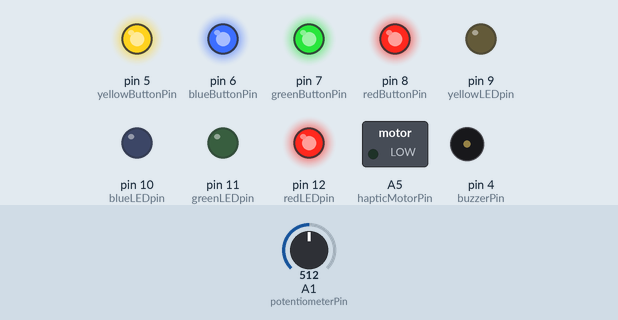
This sketch was run on a simulated Arduino Uno, built with avr-gcc and run on an emulated ATmega328P. Parts: switched loads named in the sketch (green lamp = pin HIGH), output pins drawn as LEDs (lit = HIGH), buzzer (waves = sounding). Dashed ring = blinking. The inputs (shaded band) are chosen by the test bench; at power-on: A1 (potentiometerPin) = 512. Random numbers use the default seed unless the sketch sets one. At 5.6 s the program stops and its outputs stay as they are.

Above: at 2.6 s.
At 3.65 s:
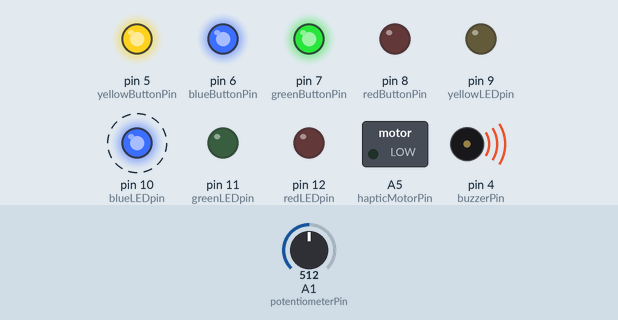
3.7 s: A1 (potentiometerPin) set to 306
At 6.7 s:
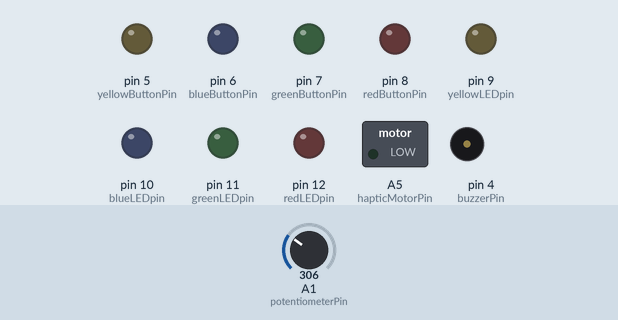
Timing chart, 0 to 7.1 s (numbered marks = the images above; inputs shaded):
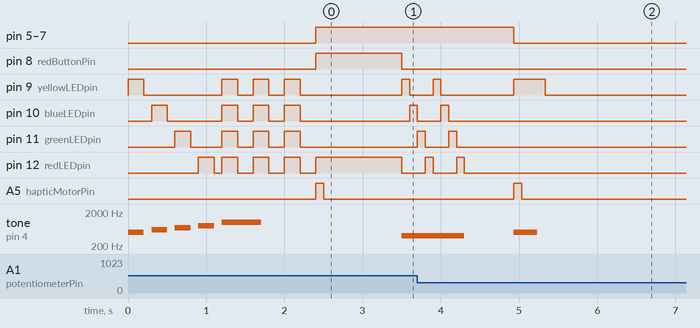

The sketch:

code.ino
```cpp
// Pin definitions
const int yellowButtonPin = 5;
const int blueButtonPin = 6;
const int greenButtonPin = 7;
const int redButtonPin = 8;

const int yellowLEDpin = 9;
const int blueLEDpin = 10;
const int greenLEDpin = 11;
const int redLEDpin = 12;

const int buzzerPin = 4;
const int hapticMotorPin = A5;

// Arrays to store button and LED information
const int buttons[] = {yellowButtonPin, blueButtonPin, greenButtonPin, redButtonPin};
const int leds[] = {yellowLEDpin, blueLEDpin, greenLEDpin, redLEDpin};

// Array to store the random pattern
int pattern[100];
int patternLength = 0;

const int potentiometerPin = A1;
int potValue = 0;
int currentMode = 0;  // 0: Memory Game, 1: Whack-a-Mole
int requiredSequenceLength = 5;

void setup() {
  // Initialize buttons and LEDs
  for (int i = 0; i < 4; i++) {
    pinMode(buttons[i], INPUT_PULLUP);
    pinMode(leds[i], OUTPUT);
  }

  pinMode(buzzerPin, OUTPUT);
  pinMode(hapticMotorPin, OUTPUT);

  // Seed the random number generator
  randomSeed(analogRead(0));

  // Generate the initial random pattern
  generatePattern();

  // Startup animation sequence
  startupAnimation();
}

void startupAnimation() {
  // LED and sound startup sequence
  for (int i = 0; i < 4; i++) {
    digitalWrite(leds[i], HIGH);
    playTone(500 + (i * 100), 200);
    delay(200);
    digitalWrite(leds[i], LOW);
    delay(100);
  }

  // Play a startup sound
  playTone(1000, 500);

  // Blink all LEDs to indicate startup completion
  for (int i = 0; i < 3; i++) {
    for (int j = 0; j < 4; j++) {
      digitalWrite(leds[j], HIGH);
    }
    delay(200);
    for (int j = 0; j < 4; j++) {
      digitalWrite(leds[j], LOW);
    }
    delay(200);
  }
}

void loop() {
  potValue = analogRead(potentiometerPin);
  currentMode = map(potValue, 0, 1023, 0, 2);  // Adjust the range for the number of modes

  switch (currentMode) {
    case 0:  // Memory Game
      playMemoryGame();
      break;
    case 1:  // Whack-a-Mole
      playWhackAMoleGame();
      break;
  }
}

void playWhackAMoleGame() {
  const int numMoles = 4;
  const int molePins[numMoles] = {yellowButtonPin, blueButtonPin, greenButtonPin, redButtonPin};

  for (int i = 0; i < numMoles; i++) {
    pinMode(molePins[i], OUTPUT);
  }

  int moleDuration = 1000;  // Duration in milliseconds
  unsigned long gameStartTime = millis();
  bool lost = false;

  while (millis() - gameStartTime < 10000 && !lost) {  // Game duration: 10 seconds
    int moleIndex = random(0, numMoles);

    // Activate the mole and light up the corresponding button
    digitalWrite(molePins[moleIndex], HIGH);
    digitalWrite(leds[moleIndex], HIGH);  // Light up the corresponding button

    // Vibrate the haptic motor
    vibrateMotor(100);  // Vibration duration: 100 milliseconds

    unsigned long moleStartTime = millis();
    bool moleWhacked = false;

    while (millis() - moleStartTime < moleDuration) {
      if (digitalRead(buttons[moleIndex]) == LOW) {
        moleWhacked = true;
        digitalWrite(leds[moleIndex], LOW);  // Turn off the button light
        vibrateMotor(100);  // Vibrate on button press
        break;
      }
    }

    digitalWrite(molePins[moleIndex], LOW);
    digitalWrite(leds[moleIndex], LOW);  // Turn off the button light

    // Vibrate the haptic motor even if the wrong button is pressed
    if (!moleWhacked) {
      lost = true;
      playLosingAnimation();  // Vibrate on losing the game
    }

    // Delay before the next mole appears
    delay(random(500, 2000));
  }

  // Turn off all moles and stop haptic motor at the end of the game
  for (int i = 0; i < numMoles; i++) {
    digitalWrite(molePins[i], LOW);
    digitalWrite(leds[i], LOW);
  }
  digitalWrite(hapticMotorPin, LOW);
}

void playWinningAnimation() {
  // LED and sound winning animation
  for (int i = 0; i < 2; i++) {
    for (int j = 0; j < 4; j++) {
      digitalWrite(leds[j], HIGH);
      playTone(500 + (j * 100), 150);
      delay(150);
      digitalWrite(leds[j], LOW);
    }
    delay(300);
  }

  // Play a victory sound
  playTone(2000, 800);
}

void playLosingAnimation() {
  // LED and sound losing animation
  for (int i = 0; i < 2; i++) {
    for (int j = 0; j < 4; j++) {
      digitalWrite(leds[j], HIGH);
      playTone(400, 100);
      delay(100);
      digitalWrite(leds[j], LOW);
    }
  }
}

void playMemoryGame() {
  // Display the pattern to the player
  displayPattern();

  // Let the player replicate the pattern
  for (int i = 0; i < patternLength; i++) {
    int buttonPressed = waitForButtonPress();

    // Light up the corresponding LED, play sound, and vibrate motor
    digitalWrite(leds[buttonPressed], HIGH);
    playTone(500 + (buttonPressed * 100), 300);
    vibrateMotor(100);
    delay(300);
    digitalWrite(leds[buttonPressed], LOW);
    delay(300);

    if (buttonPressed != pattern[i]) {
      // Wrong button pressed
      gameOver();
      return;
    }
  }

  // Player replicated the pattern successfully
  delay(500);

  // Check for a win when the pattern length reaches the current required length
  if (patternLength == requiredSequenceLength) {
    // Play winning animation
    playWinningAnimation();

    // Increase the required sequence length
    requiredSequenceLength++;

    // Reset the game
    patternLength = 0;
    generatePattern();
  } else {
    generatePattern();
  }
}

void generatePattern() {
  patternLength++;
  pattern[patternLength - 1] = random(0, 4);
}

void displayPattern() {
  for (int i = 0; i < patternLength; i++) {
    digitalWrite(leds[pattern[i]], HIGH);
    playTone(500 + (pattern[i] * 100), 300);
    vibrateMotor(100);
    delay(300);
    digitalWrite(leds[pattern[i]], LOW);
    delay(300);
  }
}

int waitForButtonPress() {
  while (true) {
    for (int i = 0; i < 4; i++) {
      if (digitalRead(buttons[i]) == LOW) {
        while (digitalRead(buttons[i]) == LOW) {
          // Wait for button release
        }
        return i;
      }
    }
  }
}

void playTone(int frequency, int duration) {
  tone(buzzerPin, frequency, duration);
}

void vibrateMotor(int duration) {
  digitalWrite(hapticMotorPin, HIGH);
  delay(duration);
  digitalWrite(hapticMotorPin, LOW);
}

void gameOver() {
  // Play losing animation
  playLosingAnimation();

  // Reset the game
  requiredSequenceLength = 5;  // Reset the required sequence length to its initial value
  patternLength = 0;
  generatePattern();
}
```

Measured:
- by itself, pin 11 (greenLEDpin), pin 12 (redLEDpin): alternates HIGH for 0.10 s and LOW for 0.30 s, 4 changes in all, then stays LOW
